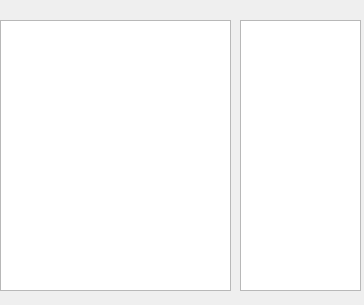
<?xml version="1.0" encoding="UTF-8"?>
<ui version="4.0">
 <class>Dialog</class>
 <widget class="QDialog" name="Dialog">
  <property name="geometry">
   <rect>
    <x>0</x>
    <y>0</y>
    <width>364</width>
    <height>305</height>
   </rect>
  </property>
  <property name="windowTitle">
   <string>Dialog</string>
  </property>
  <widget class="QTreeView" name="treeView">
   <property name="geometry">
    <rect>
     <x>0</x>
     <y>20</y>
     <width>231</width>
     <height>271</height>
    </rect>
   </property>
  </widget>
  <widget class="QListView" name="listView">
   <property name="geometry">
    <rect>
     <x>240</x>
     <y>20</y>
     <width>121</width>
     <height>271</height>
    </rect>
   </property>
  </widget>
 </widget>
 <resources/>
 <connections/>
</ui>
